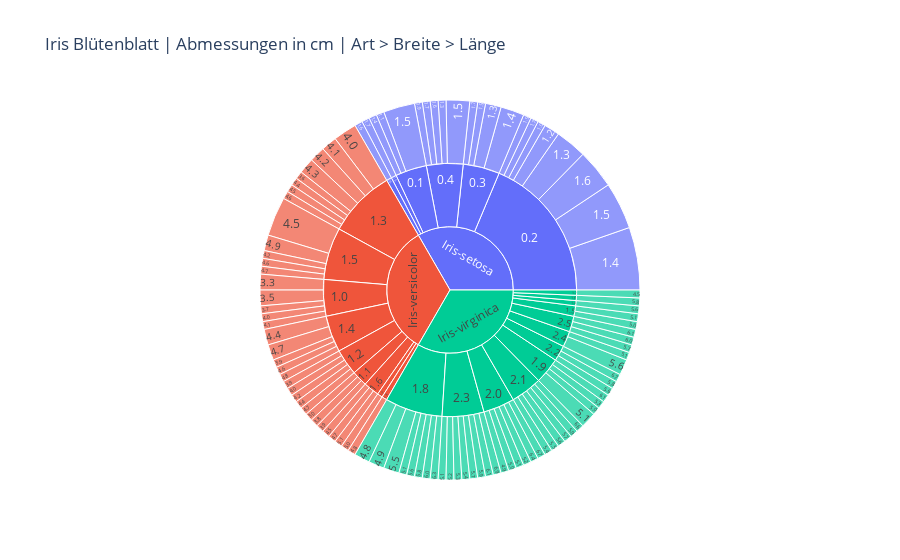

Notebook code for this chart:
### Code cell
fig = px.sunburst(
    X_original_y_pd,
    path=['species-name', 'petal_width', 'petal_length'],
    title="Iris Blütenblatt | Abmessungen in cm | Art > Breite > Länge"
)
fig.show()

### Figure 1 — Plotly figure (JSON) as saved in the notebook; plotly's stock layout.template omitted (floating-point values rounded to 4 significant figures; data arrays with more than 128 entries replaced by an {"elided": "..."} marker saying what was removed)
{"data": [{"branchvalues": "total", "domain": {"x": [0, 1], "y": [0, 1]}, "hovertemplate": "labels=%{label}<br>count=%{value}<br>parent=%{parent}<br>id=%{id}<extra></extra>", "ids": {"elided": "133 str values"}, "labels": {"elided": "133 str values"}, "name": "", "parents": {"elided": "133 str values"}, "type": "sunburst", "values": {"elided": "133 int values"}}], "layout": {"legend": {"tracegroupgap": 0}, "title": {"text": "Iris Blütenblatt | Abmessungen in cm | Art > Breite > Länge"}}}
